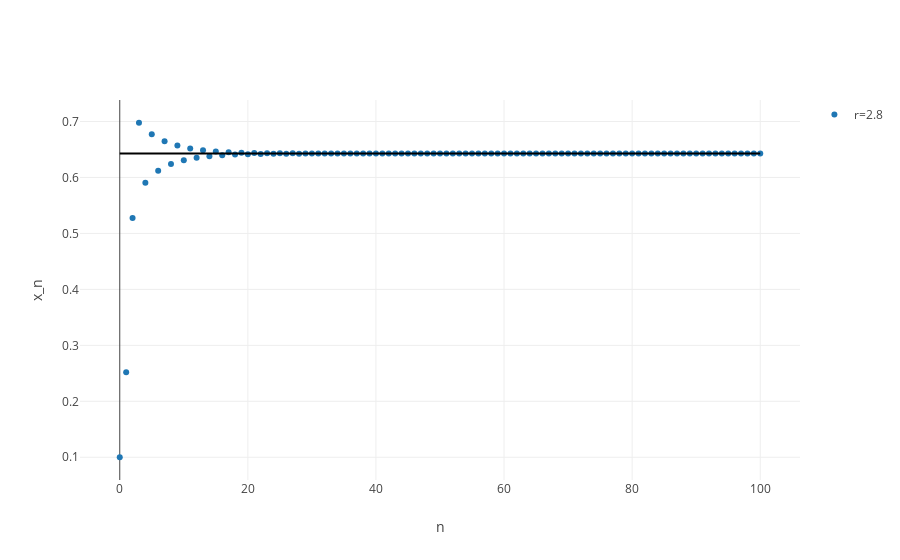

The cell this chart's notebook holds for it:
### Markdown cell above
### Bifurcation

### Code cell
r = 2.8

x = logistic_map(0.1, r, 100)
y = 1 - 1/r

figure = go.Figure(data=[
    go.Scatter(x=np.arange(len(x)), y=x, mode='markers', name='r=2.8')
], layout=go.Layout(
    showlegend=True,
    shapes=[
        dict(x0=0, y0=y, x1=100, y1=y)
    ],
    xaxis=dict(title='n'),
    yaxis=dict(title='x_n')
))

py.iplot(figure)
